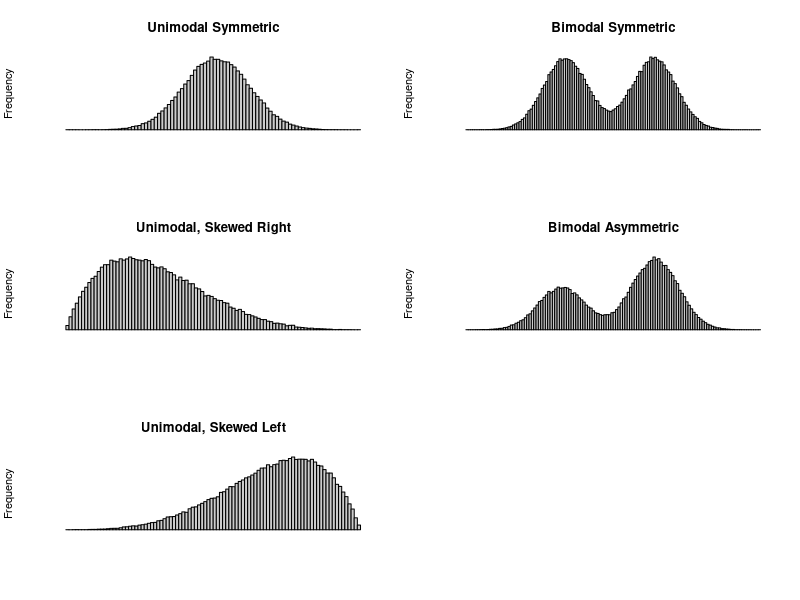

Here is the R script that generated this plot: (Note: this script raises an error after producing the figure.)
############################################
# Shape types of a histogram               #
# Book: Statistics (The Easier Way) With R #
# Author: Nicole Radziwll                  #
# Code from page 96 to 97                  #
############################################

# This line sets up a plotting area that has 3 rows and 2 columns
par(mfrow=c(3,2))

label <- "Unimodal Symmetric"
# Randomly sample 100000 times from the normal distribution with mean
# of 0 and standard deviation of 1:
x <- c(rnorm(100000,0,1))
# Now plot the histogram in gray, with 100 bars, erasing all axis labels
hist(x,col="#cccccc",breaks=100,axes=FALSE,xlab="",main=label)

label <- "Bimodal Symmetric"
# Randomly sample 100000 times from the normal distribution with mean
# of 0 and standard deviation of 1, then again from the normal
# distribution with mean of 4 and standard deviation of 1 (so they have 
# distinctly different peaks). Mash all the data together to form x.
x <- c(rnorm(100000,0,1),rnorm(100000,4,1)) 
# Now plot the histogram in gray, with 100 bars, erasing all axis labels
hist(x,col="#cccccc",breaks=100,axes=FALSE,xlab="",main=label)

label <- "Unimodal, Skewed Right"
# Randomly sample 100000 times from the beta distribution (which is sort
# of normal looking, but is skewed according to its shape parameters).
# The shape parameters here are alpha=2 and beta=5, meaning it will be
# skewed to the right.
x <- rbeta(100000,2,5)
# Now plot the histogram in gray, with 100 bars, erasing all axis labels
hist(x,col="#cccccc",breaks=100,axes=FALSE,xlab="",main=label)

label="Bimodal Asymmetric"
# Randomly sample 60000 times from the normal distribution with mean
# of 0 and standard deviation of 1, then 100000 times from the normal
# distribution with mean of 4 and standard deviation of 1 (so they have
# distinctly different peaks, and so the first peak is not as high as
# the second peak). Mash all the data together to form x.
x <- c(rnorm(60000,0,1),rnorm(100000,4,1))
# Now plot the histogram in gray, with 100 bars, erasing all axis labels
hist(x,col="#cccccc",breaks=100,axes=FALSE,xlab="",main=label)

label <- "Unimodal, Skewed Left"
# Randomly sample 100000 times from the beta distribution (which is sort
# of normal looking, but is skewed according to its shape parameters).
# The shape parameters here are alpha=5 and beta=2, meaning it will be
# skewed to the left.
x <- rbeta(100000,5,2)
# Now plot the histogram in gray, with 100 bars, erasing all axis labels
hist(x,col="#cccccc",breaks=100,axes=FALSE,xlab="",main=label)

label <- "Uniform, Symmetric"
# Randomly sample 100 million times from the uniform distribution with
# minimum of 0, and maximum of 6. We had to sample it a lot in order to
# give the plotted distribution that nice smooth plateau-like form.
x <- runif(100000000,0,6)
# Now plot the histogram in gray, limiting the extent of the x-axis
# to between 0 and 6 so that only our values show, with 7 bars, erasing
# all axis labels
hist(x,col="#cccccc",breaks=7,axes=FALSE,xlab="",main=label)